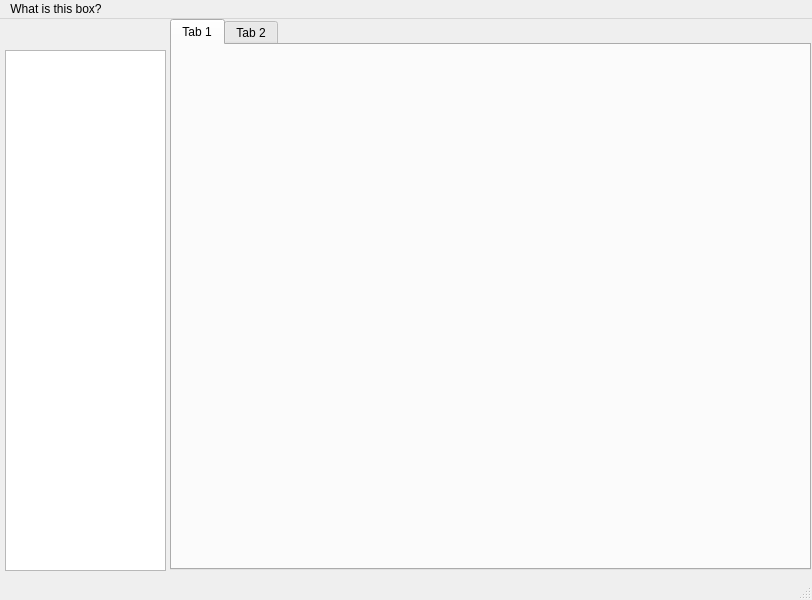
<?xml version="1.0" encoding="UTF-8"?>
<ui version="4.0">
 <class>MainWindow</class>
 <widget class="QMainWindow" name="MainWindow">
  <property name="geometry">
   <rect>
    <x>0</x>
    <y>0</y>
    <width>812</width>
    <height>600</height>
   </rect>
  </property>
  <property name="windowTitle">
   <string>MainWindow</string>
  </property>
  <widget class="QWidget" name="centralwidget">
   <widget class="QTabWidget" name="tabWidget">
    <property name="geometry">
     <rect>
      <x>170</x>
      <y>0</y>
      <width>641</width>
      <height>551</height>
     </rect>
    </property>
    <property name="currentIndex">
     <number>0</number>
    </property>
    <widget class="QWidget" name="tab">
     <attribute name="title">
      <string>Tab 1</string>
     </attribute>
    </widget>
    <widget class="QWidget" name="tab_2">
     <attribute name="title">
      <string>Tab 2</string>
     </attribute>
    </widget>
   </widget>
   <widget class="QListWidget" name="listWidget">
    <property name="geometry">
     <rect>
      <x>5</x>
      <y>31</y>
      <width>161</width>
      <height>521</height>
     </rect>
    </property>
   </widget>
  </widget>
  <widget class="QMenuBar" name="menubar">
   <property name="geometry">
    <rect>
     <x>0</x>
     <y>0</y>
     <width>812</width>
     <height>25</height>
    </rect>
   </property>
   <widget class="QMenu" name="menuWhat_is_this_box">
    <property name="title">
     <string>What is this box?</string>
    </property>
   </widget>
   <addaction name="menuWhat_is_this_box"/>
  </widget>
  <widget class="QStatusBar" name="statusbar"/>
 </widget>
 <resources/>
 <connections/>
</ui>
